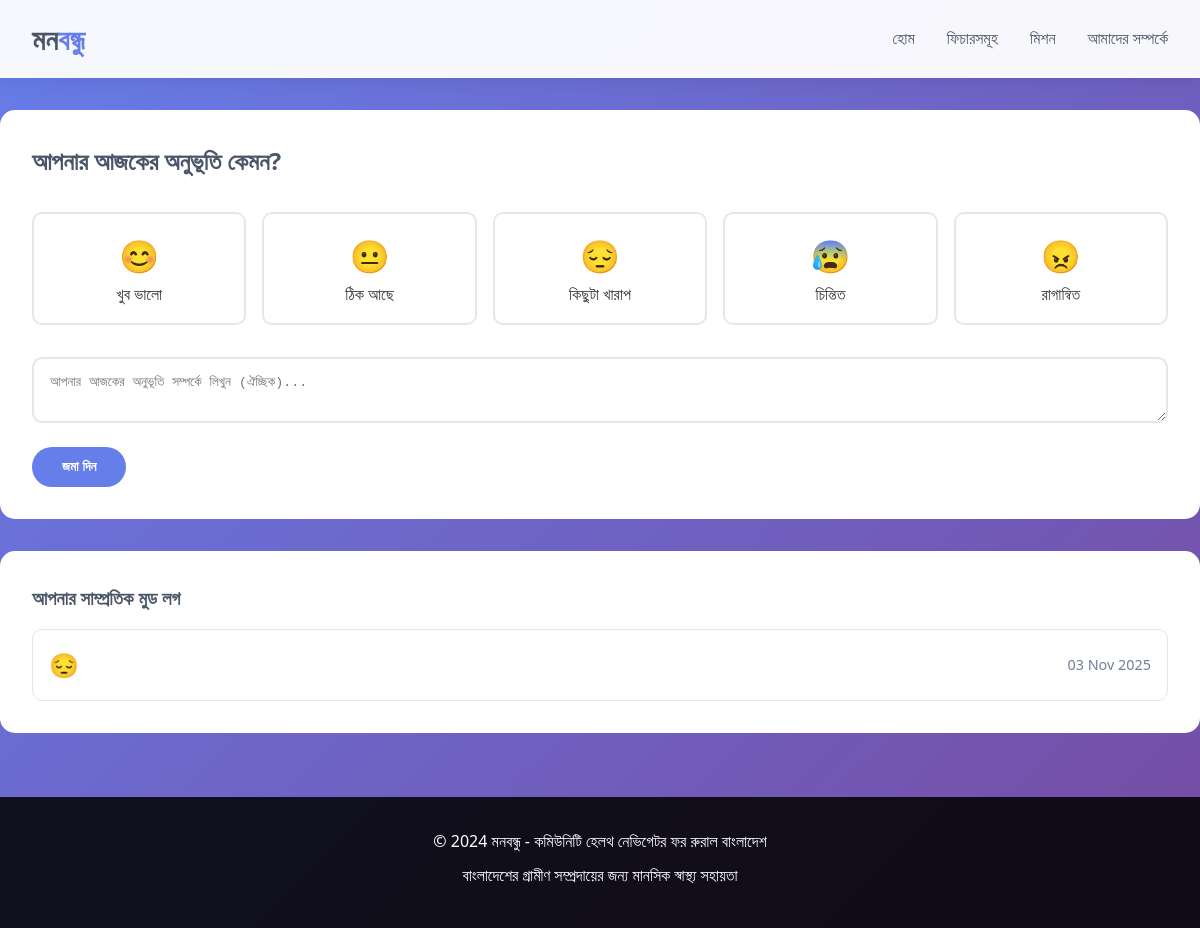
/mood-tracker/, run on an earlier commit of the app's database.
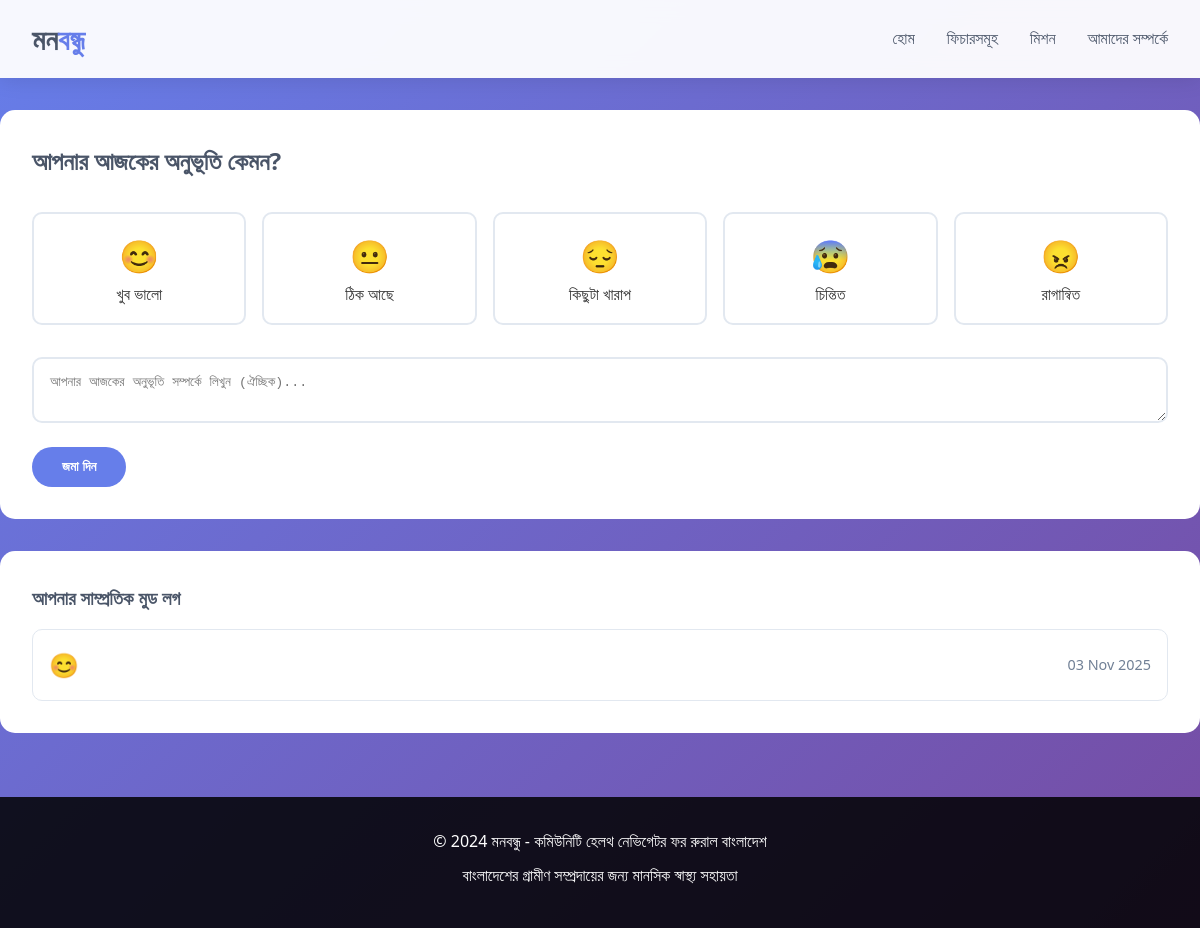
And on a later commit of the database.
### main/models.py (models this page shows)
class MoodCheckIn(models.Model):
    MOOD_CHOICES = [
        ("happy", "😊 খুব ভালো"),
        ("neutral", "😐 ঠিক আছে"),
        ("sad", "😔 কিছুটা খারাপ"),
        ("anxious", "😰 চিন্তিত"),
        ("angry", "😠 রাগান্বিত"),
    ]
    mood = models.CharField(max_length=20, choices=MOOD_CHOICES)
    notes = models.TextField(blank=True)
    created_at = models.DateTimeField(auto_now_add=True)
    class Meta:
        ordering = ["-created_at"]

### main/views.py (the view)
# urls.py: path("mood-tracker/", views.mood_tracker, name="mood_tracker"),
def mood_tracker(request):
    if request.method == "POST":
        mood = request.POST.get("mood")
        notes = request.POST.get("notes", "")
        if mood:
            MoodCheckIn.objects.create(mood=mood, notes=notes)
            return JsonResponse({"status": "success"})
    recent_moods = MoodCheckIn.objects.all()[:10]
    return render(request, "mood_tracker.html", {"recent_moods": recent_moods})

### templates/mood_tracker.html (shortened to what this page needs)
{% extends 'base.html' %}
{% block content %}
<div class="container">
    <div style="background: white; padding: 2rem; border-radius: 15px; margin: 2rem 0;">
        <h2 style="color: #4a5568; margin-bottom: 2rem;">আপনার আজকের অনুভূতি কেমন?</h2>
        <form id="moodForm" method="POST">
            <div style="display: grid; grid-template-columns: repeat(auto-fit, minmax(150px, 1fr)); gap: 1rem; margin-bottom: 2rem;">
                <label style="text-align: center; padding: 1rem; border: 2px solid #e2e8f0; border-radius: 10px; cursor: pointer;">
                    <div style="font-size: 2rem;">😊</div>
                    <div>খুব ভালো</div>
                </label>
                <label style="text-align: center; padding: 1rem; border: 2px solid #e2e8f0; border-radius: 10px; cursor: pointer;">
                    <div style="font-size: 2rem;">😐</div>
                    <div>ঠিক আছে</div>
                </label>
                <label style="text-align: center; padding: 1rem; border: 2px solid #e2e8f0; border-radius: 10px; cursor: pointer;">
                    <div style="font-size: 2rem;">😔</div>
                    <div>কিছুটা খারাপ</div>
                </label>
                <label style="text-align: center; padding: 1rem; border: 2px solid #e2e8f0; border-radius: 10px; cursor: pointer;">
                    <div style="font-size: 2rem;">😰</div>
                    <div>চিন্তিত</div>
                </label>
                <label style="text-align: center; padding: 1rem; border: 2px solid #e2e8f0; border-radius: 10px; cursor: pointer;">
                    <div style="font-size: 2rem;">😠</div>
                    <div>রাগান্বিত</div>
                </label>
            </div>
            <textarea name="notes" placeholder="আপনার আজকের অনুভূতি সম্পর্কে লিখুন (ঐচ্ছিক)..." style="width: 100%; padding: 1rem; border: 2px solid #e2e8f0; border-radius: 10px; margin-bottom: 1rem; resize: vertical;"></textarea>
            <button type="submit" class="btn" style="background: #667eea; color: white;">জমা দিন</button>
        </form>
    </div>
    {% if recent_moods %}
    <div style="background: white; padding: 2rem; border-radius: 15px;">
        <h3 style="color: #4a5568; margin-bottom: 1rem;">আপনার সাম্প্রতিক মুড লগ</h3>
        <div style="display: grid; gap: 1rem;">
            {% for mood in recent_moods %}
            <div style="padding: 1rem; border: 1px solid #e2e8f0; border-radius: 10px;">
                <div style="display: flex; justify-content: space-between; align-items: center;">
                    <span style="font-size: 1.5rem;">
                        {% if mood.mood == 'happy' %}😊
                        {% elif mood.mood == 'neutral' %}😐
                        {% elif mood.mood == 'sad' %}😔
                        {% elif mood.mood == 'anxious' %}😰
                        {% elif mood.mood == 'angry' %}😠
                        {% endif %}
                    </span>
                    <span style="color: #718096; font-size: 0.9rem;">{{ mood.created_at|date:"d M Y" }}</span>
                </div>
            </div>
            {% endfor %}
        </div>
    </div>
    {% endif %}
</div>
{% endblock %}

### templates/base.html (shortened to what this page needs)
<!DOCTYPE html>
<html lang="bn">
<head>
</head>
<body>
    <nav class="navbar">
        <div class="nav-content">
            <div class="logo">
                <a href="{% url 'home' %}">
                    মন<span>বন্ধু</span>
                </a>
            </div>
            <ul class="nav-links">
                <li><a href="#home">হোম</a></li>
                <li><a href="#features">ফিচারসমূহ</a></li>
                <li><a href="#missions">মিশন</a></li>
                <li><a href="#about">আমাদের সম্পর্কে</a></li>
            </ul>
        </div>
    </nav>
    {% block content %}{% endblock %}
    <footer>
        <p>© 2024 মনবন্ধু - কমিউনিটি হেলথ নেভিগেটর ফর রুরাল বাংলাদেশ</p>
        <p>বাংলাদেশের গ্রামীণ সম্প্রদায়ের জন্য মানসিক স্বাস্থ্য সহায়তা</p>
    </footer>
</body>
</html>

### templates/base.html (style rules this page uses)
* { margin: 0; padding: 0; box-sizing: border-box; }
body { font-family: 'Segoe UI', Tahoma, Geneva, Verdana, sans-serif; line-height: 1.6; color: #333; background: linear-gradient(135deg, #667eea 0%, #764ba2 100%); min-height: 100vh; }
.navbar { background: rgba(255, 255, 255, 0.95); backdrop-filter: blur(10px); padding: 1rem 2rem; box-shadow: 0 2px 20px rgba(0, 0, 0, 0.1); position: sticky; top: 0; z-index: 1000; }
.nav-content { max-width: 1200px; margin: 0 auto; display: flex; justify-content: space-between; align-items: center; }
.logo a { font-size: 1.8rem; font-weight: bold; color: #4a5568; text-decoration: none; }
.logo span { color: #667eea; }
.nav-links { display: flex; gap: 2rem; list-style: none; }
.nav-links a { text-decoration: none; color: #4a5568; font-weight: 500; transition: color 0.3s; }
.btn { display: inline-block; padding: 12px 30px; background: white; color: #667eea; text-decoration: none; border-radius: 50px; font-weight: bold; transition: transform 0.3s, box-shadow 0.3s; border: none; cursor: pointer; }
footer { background: rgba(0, 0, 0, 0.85); color: white; text-align: center; padding: 2rem; margin-top: 4rem; }
footer p { margin-bottom: 0.5rem; }

What changed in the data, as far as the page shows it:
changed MoodCheckIn: mood "😔" → "😊"
